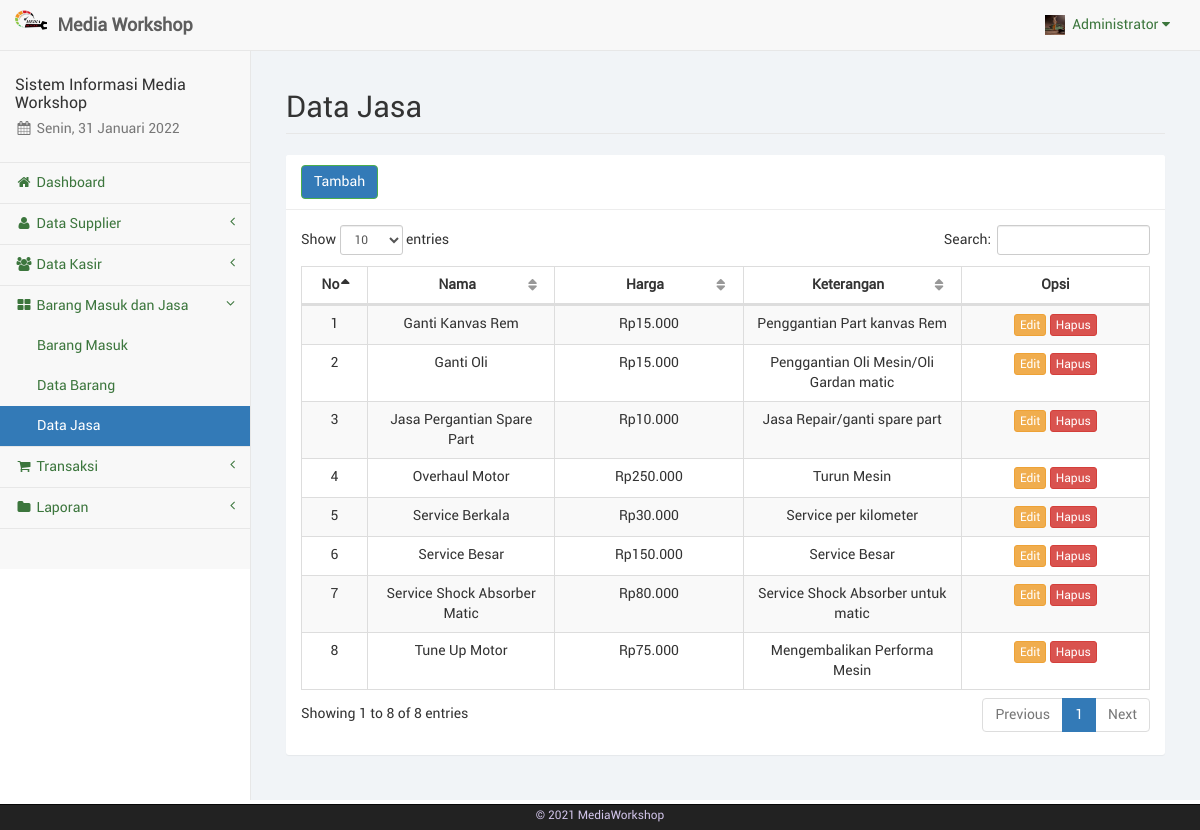
/jasa.php (signed in), run on the app's committed database.
### tables this page shows
CREATE TABLE `barangjasa` (
  `id_brg` int(11) NOT NULL,
  `nama` varchar(100) NOT NULL,
  `jenis` varchar(20) NOT NULL,
  `stok` varchar(10) NOT NULL,
  `harga` varchar(20) NOT NULL,
  `keterangan` text NOT NULL,
  `id_adm` int(11) NOT NULL
);

### dist/function/format_rupiah.php (called while the page is built, shortened)
<?php
	function format_rupiah($rp) {
		$jumlah = number_format($rp, 0, ",", ".");
		$rupiah = "Rp". $jumlah;
		return $rupiah;
	}
?>

### jasa.php (the view, shortened to what this page needs)
<?php
	include("sess_check.php");
	include("layout_top.php");
	include("dist/function/format_rupiah.php");
?>
		<div id="page-wrapper">
            <div class="container-fluid">
                <div class="row">
                    <div class="col-lg-12">
                        <h1 class="page-header">Data Jasa</h1>
                    </div>
                </div>
				<div class="row">
					<div class="col-lg-12"><?php include("layout_alert.php"); ?></div>
				</div>
				<div class="row">
					<div class="col-lg-12">
						<div class="panel panel-default">
							<div class="panel-heading">
								<a href="jasa_tambah.php" class="btn btn-success">Tambah</a>
							</div>
							<div class="panel-body">
								<table class="table table-striped table-bordered table-hover" id="tabel-data">
									<thead>
										<tr>
											<th width="1%">No</th>
											<th width="10%">Nama</th>
											<th width="10%">Harga</th>
											<th width="10%">Keterangan</th>
											<th width="10%">Opsi</th>
										</tr>
									</thead>
									<tbody>
										<?php
											$i = 1;
											$sql = "SELECT * FROM barangjasa WHERE jenis='jasa' ORDER BY nama ASC";
											$ress = mysqli_query($conn, $sql);
											while($data = mysqli_fetch_array($ress)) {
												echo '<tr>';
												echo '<td class="text-center">'. $i .'</td>';
												echo '<td class="text-center">'. $data['nama'] .'</td>';
												echo '<td class="text-center">'. format_rupiah($data['harga']) .'</td>';
												echo '<td class="text-center">'. $data['keterangan'] .'</td>';
												echo '<td class="text-center">
													  <a href="jasa_edit.php?js='. $data['id_brg'] .'" class="btn btn-warning btn-xs">Edit</a>';?>
													  <a href="jasa_hapus.php?js=<?php echo $data['id_brg'];?>" onclick="return confirm('Apakah anda yakin akan menghapus <?php echo $data['nama'];?>?');" class="btn btn-danger btn-xs">Hapus</a></td>
												<?php
												echo '</tr>';
												$i++;
											}
										?>
									</tbody>
								</table>
							</div>
						</div>
					</div>
				</div>
            </div>
        </div>
<?php
	include("layout_bottom.php");
?>

### data on the page
barangjasa: nama "Ganti Kanvas Rem", harga "Rp15.000", keterangan "Penggantian Part kanvas Rem"
barangjasa: nama "Ganti Oli", harga "Rp15.000", keterangan "Penggantian Oli Mesin/Oli Gardan matic"
barangjasa: nama "Jasa Pergantian Spare Part", harga "Rp10.000", keterangan "Jasa Repair/ganti spare part"
barangjasa: nama "Overhaul Motor", harga "Rp250.000", keterangan "Turun Mesin"
barangjasa: nama "Service Berkala", harga "Rp30.000", keterangan "Service per kilometer"
barangjasa: nama "Service Besar", harga "Rp150.000", keterangan "Service Besar"
barangjasa: nama "Service Shock Absorber Matic", harga "Rp80.000", keterangan "Service Shock Absorber untuk matic"
barangjasa: nama "Tune Up Motor", harga "Rp75.000", keterangan "Mengembalikan Performa Mesin"

### other printed values
$sess_admname "Administrator"
